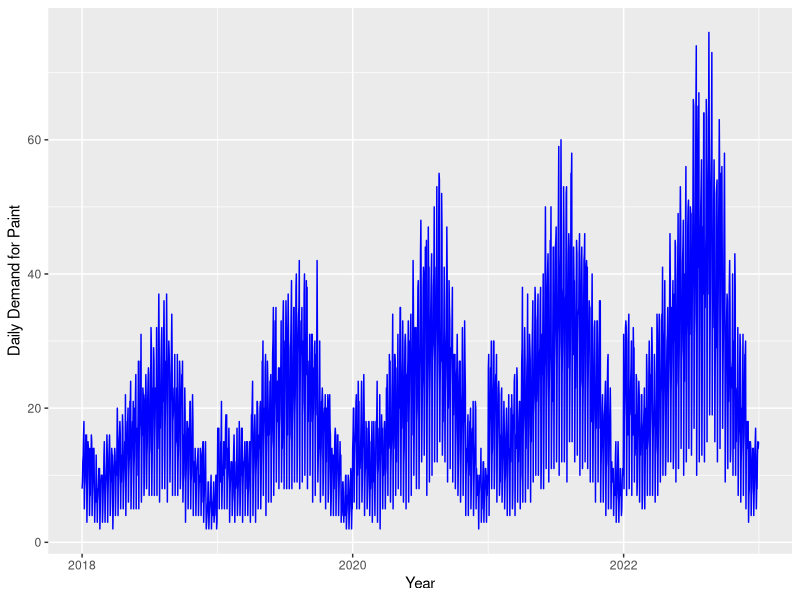
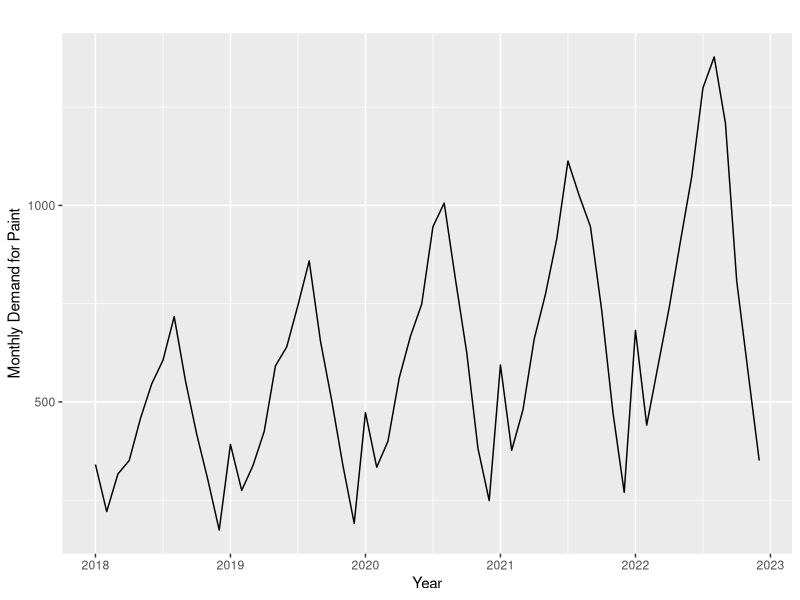
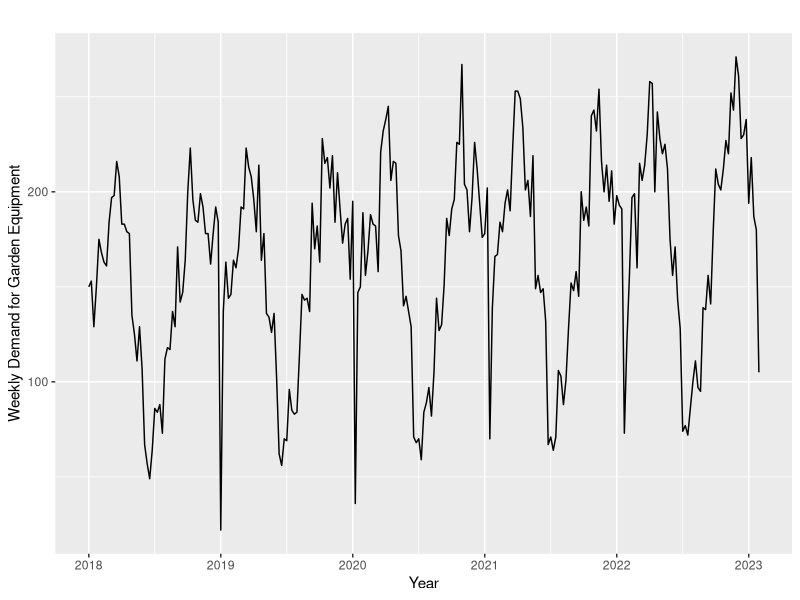
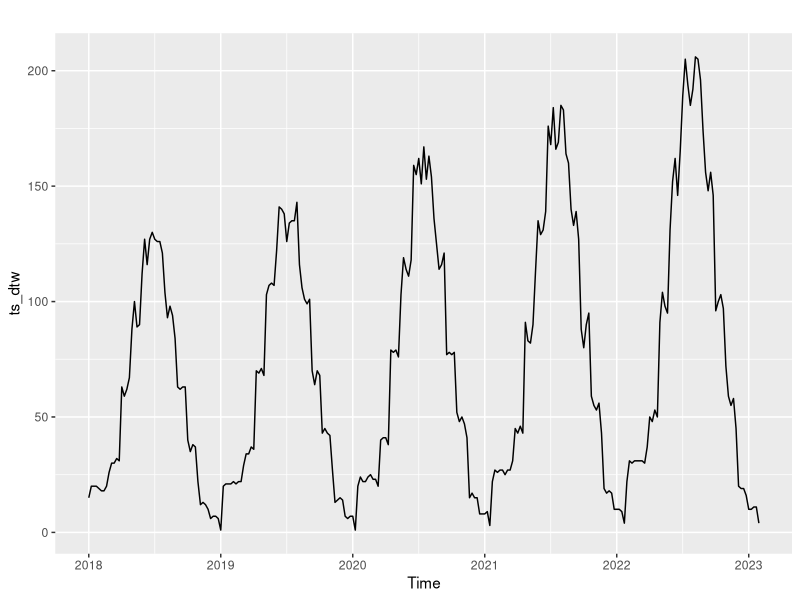
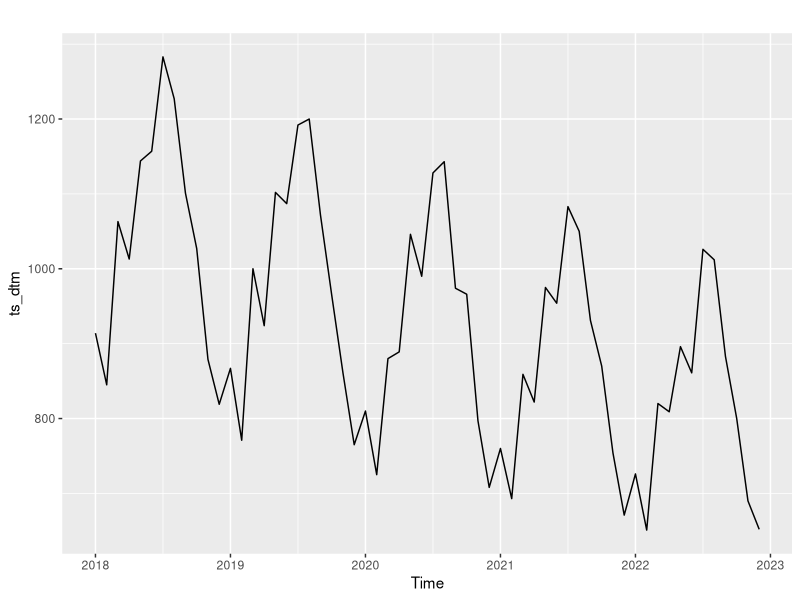
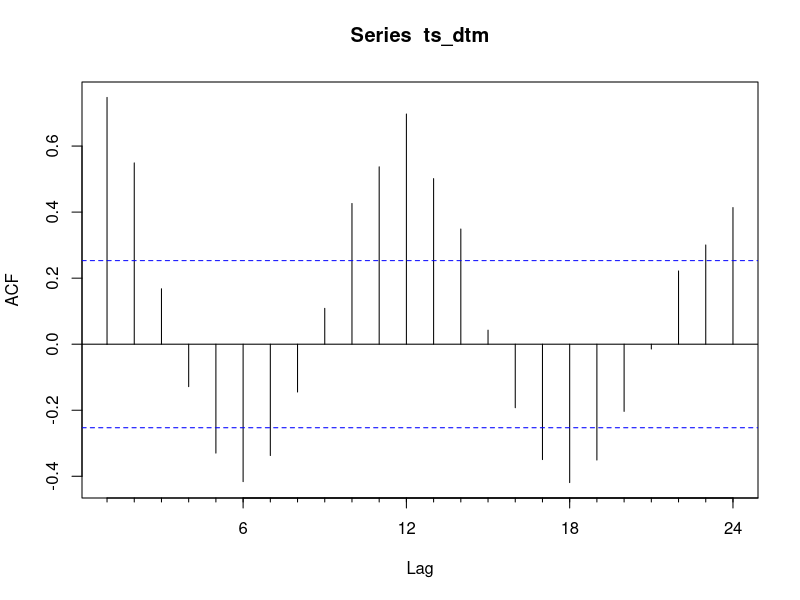
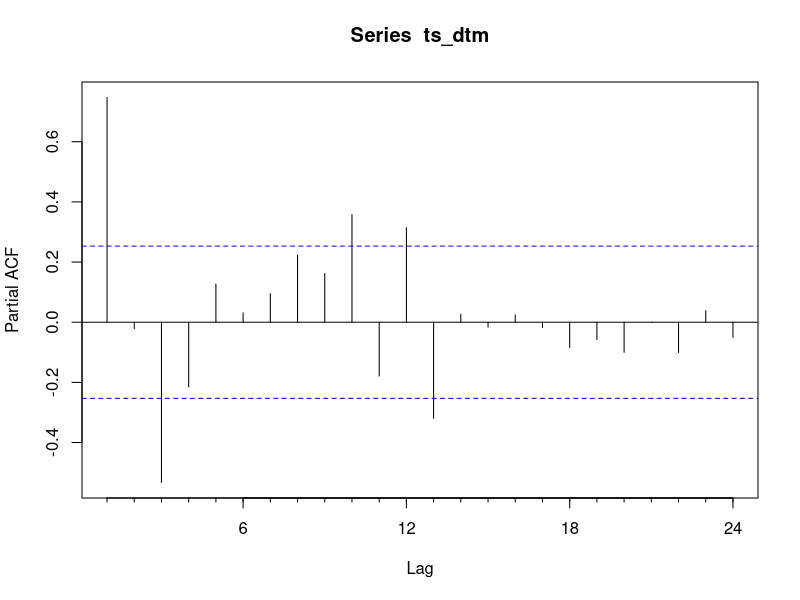
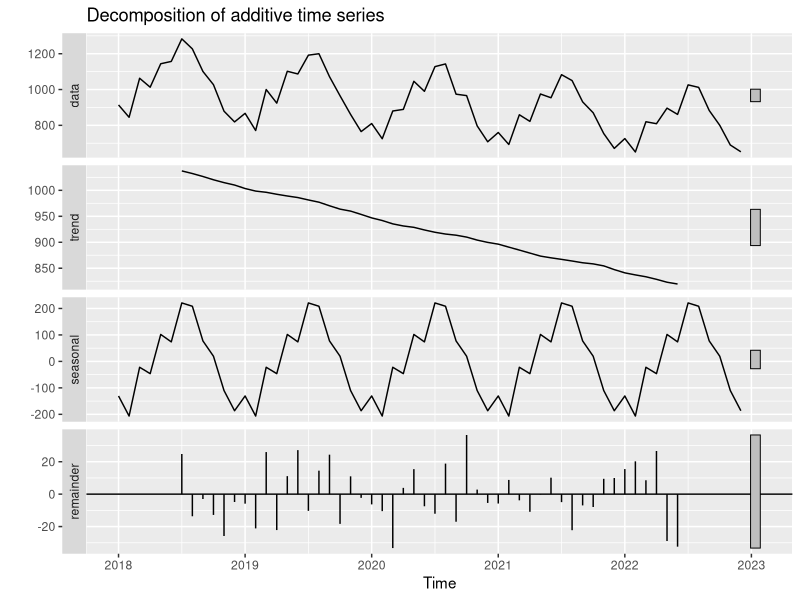

The R script that drew these images, in order:
#
# DEMAND FORECASTING
# Coursera Guided Project
# Instructor - Moses Gummadi

# This is an R Script file
# You can open this in R Studio
# Use # symbol for comments in R Script file
# The script file contains code and comments
# You can run the code by typing it next to ">" symbol
#   in the Console window (bottom left)
# You can also run the code by selecting the code in
#   the script file and hit "Run" in the top-left pane

# R Studio is already downloaded in your Rhyme Desktop
# To download on your own desktop
# Use this link https://rstudio.com/products/rstudio/
# Choose the RStudio Desktop Free Option

#----------------------------------------------------------
# Tasks In This Guided Project
#    Import data, create time series objects.
#    Analyse trend, seasonality.
#    Analyse trend, seasonality - Practice Task
#    Auto ARIMA modelling & parameters
#    Create and evaluate ARIMA demand model
#    Forecast demand, plot, extact and evaluate.
#    Capstone Task

# ---------------------------------------------------------
# Task 1 - Import data, create time series objects
# ---------------------------------------------------------

# Code To Check & Install Libraries
check = c("forecast","data.table","ggplot2") %in% installed.packages()
if(!check[1]) install.packages("forecast")
if(!check[2]) install.packages("data.table")
if(!check[3]) install.packages("ggplot2")
library(forecast); library(data.table); library(ggplot2)
rm(check)


# Import Demand Data
dt = fread("Demand Data.csv")

# Format Date, add additional columns
dt$Date = as.Date(dt$Date, "yyyy-mm-dd")
dt[, WeekDay := wday(Date) ]
dt[, WeekNum := week(Date) ]
dt[, Month   := month(Date)]
dt[, Year    := year(Date) ]

# Plot demand data for a chosen product
ggplot(data = dt, aes(x = Date, y = Paint)) +
  geom_line(color = "blue")+
  xlab("Year") +
  ylab("Daily Demand for Paint")

# Summarise demand by week and by month
cnames = names(dt)[2:7]

dtw = dt[, lapply(.SD, sum, na.rm=TRUE), 
         by = .(WeekNum,Year), .SDcols=cnames ]

dtm = dt[, lapply(.SD, sum, na.rm=TRUE), 
         by = .(Month,Year), .SDcols=cnames ]

# Filtering Data Tables
dtw[Year == 2020]
dtm[Year >= 2019]

# Extracting Columns as Vectors
dtm[, Paint]
dtm[Year >= 2020, Paint]

#------Time Series Objects (Examples) ---------------

x = sample(10:20,100, replace = TRUE)

ts(x, frequency = 12, start = c(2014,2))

ts(x, frequency = 4, start = c(2014,3))

ts(x, frequency = 4, 
   start = c(2014,3), end = c(2020,4))


#-----Create Time Series Objects From Demand Data ----

ts_dtm = ts(dtm[,Paint], frequency =12, start = c(2018,1))

autoplot(ts_dtm) + 
  xlab("Year") +
  ylab("Monthly Demand for Paint")

ts_dtw = ts(dtw[,GardEquip], frequency = 52, start = c(2018,1))

autoplot(ts_dtw) + 
  xlab("Year") +
  ylab("Weekly Demand for Garden Equipment")

# Check If It's Time Series Object
is.ts(dt)  
is.ts(ts_dtw)


# ---------------------------------------------------------
# Task 2 - Analyse demand trend & seasonality 
# ---------------------------------------------------------

ts_dtw = ts(dtw[,Compost], frequency =52, start = c(2018,1))
autoplot(ts_dtw)

ts_dtm = ts(dtm[,DoorLock], frequency =12, start = c(2018,1))
autoplot(ts_dtm)

# ------ACF and PACF --------------------------------------
#   
#   ACF  = Auto-correlation Function 
#   PACF = Partial Auto-correlation Function 

Acf(ts_dtm)
Pacf(ts_dtm)


# ------Decompose Data ------------------------------------

ts_dtm  %>%
  decompose() %>%
  autoplot()

ts_dtw  %>%
  decompose() %>%
  autoplot()


# ------Extract Decomposed Data ---------------------------

decompose(ts_dtm)$trend
decompose(ts_dtm)$seasonal
decompose(ts_dtm)$random

autoplot(ts_dtm - decompose(ts_dtm)$seasonal)
autoplot(ts_dtm - decompose(ts_dtm)$trend)

Pacf(ts_dtm - decompose(ts_dtm)$seasonal)


# ---------------------------------------------------------
# Practice - Analyse demand trend & seasonality 
# ---------------------------------------------------------

# Analyse QUARTERLY trend and seasonality for "GardEquip"
# Use demand from 2019 onwards, exclude 2018 data
# You will need a new table, "dtq" and new time series object
# DO NOT use "ts_dtw" and "ts_dtm" to define time series objects
# Use the function "quarter" to create additional column in dt





# ---------------------------------------------------------
# Task 3 - Auto ARIMA modelling & parameters
# ---------------------------------------------------------

# ------What is ARIMA ? -----------------------------------
# AR     = Auto Regression - Regression on past values
# MA     = Moving Average model - Regression on past "errors"
# ARIMA  = Auto Regressive Integrated Moving Average

# AR - regression model - current values are 
#      linearly dependent on past values

# MR - regression model - current values are 
#      linearly dependent on past "errors" 

# Resource - https://otexts.com/fpp2/seasonal-arima.html


auto.arima(ts_dtm)

# ARIMA (p,d,q) (P,D,Q) [freq]
# (p,d,q) - non-seasonal part
# (P,D,Q) - seasonal part

# p,P - order (number of time lags) of the autoregressive model
# d,P - degree of first differencing 
# q,P - order of the moving-average model

# AIC = Akaike Information Criterion
# BIC = Bayesian Information Criterion

# AIC and BIC estimate prediction error
#     and quantity the information loss
#     the lesser the better model we have

# List the models using 'trace = TRUE'
auto.arima(ts_dtm, ic = "bic", trace = TRUE)

# "stepwise = FALSE" searches more models. It's slow.
auto.arima(ts_dtm, stepwise = FALSE, trace = TRUE)

# The model can be stored in a variable
m = auto.arima(ts_dtm, ic = "bic", trace = TRUE)
print(m)

# ---------------------------------------------------------
# Task 4 - Create and evaluate ARIMA demand model
# ---------------------------------------------------------

ts_dtm = ts(dtm[,Paint], frequency =12, start = c(2018,1))
autoplot(ts_dtm)

m = auto.arima(ts_dtm, ic = "bic", trace = TRUE)
print(m)

auto.arima(ts_dtm, stepwise = FALSE, trace = TRUE)

m = Arima(ts_dtm, order = c(0,0,0),
      seasonal=list(order=c(0,1,1), period=12),
      include.drift = TRUE)
print(m)

Pacf(ts_dtm)

summary(m)

checkresiduals(m) # residuals normal, ACF matches periodicity



# ---------------------------------------------------------
# Task 5 - Forecast demand, plot, extact and evaluate.
# ---------------------------------------------------------

f = forecast(m, h = 12) # h = number of periods forecasted 
autoplot(f)

autoplot(f, include = 24) # previous data points to include

#----- Forecast Diagnosis  --------------------------------

plot(f$residuals)

qqnorm(f$residuals)
qqline(f$residuals, col = 2)

Acf(f$residuals)
Pacf(f$residuals)

#----- Write Output  -------------------------------------

out = as.data.table(f)
out = round(out,0)       # round the values to integers
write.csv(out,"Forecast.csv")

# ---------------------------------------------------------
# Capstone Task - 52 Week Forecast for Garden Equipment
# ---------------------------------------------------------



# ---------------------------------------------------------
# End of Guided Project - Thank You
# ---------------------------------------------------------

